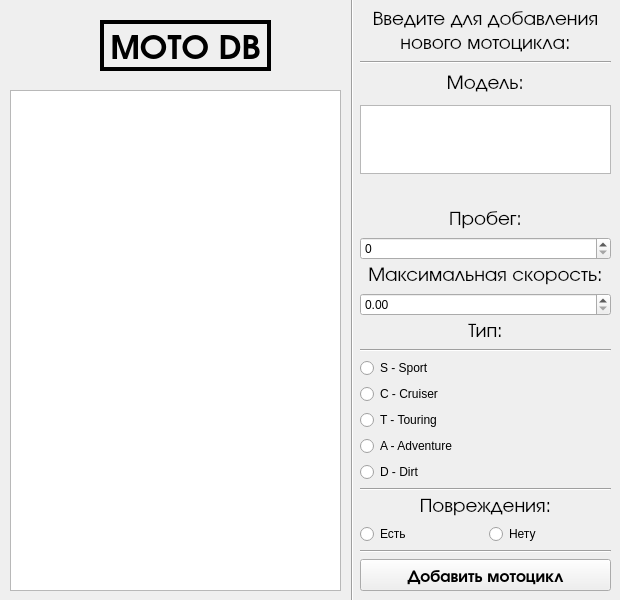
<?xml version="1.0" encoding="UTF-8"?>
<ui version="4.0">
 <class>MainWindow</class>
 <widget class="QMainWindow" name="MainWindow">
  <property name="geometry">
   <rect>
    <x>0</x>
    <y>0</y>
    <width>620</width>
    <height>600</height>
   </rect>
  </property>
  <property name="minimumSize">
   <size>
    <width>620</width>
    <height>600</height>
   </size>
  </property>
  <property name="maximumSize">
   <size>
    <width>620</width>
    <height>600</height>
   </size>
  </property>
  <property name="windowTitle">
   <string>Motorcycle DB</string>
  </property>
  <property name="windowIcon">
   <iconset theme="dialog-password"/>
  </property>
  <widget class="QWidget" name="centralwidget">
   <widget class="QTableWidget" name="tableWidget">
    <property name="geometry">
     <rect>
      <x>10</x>
      <y>90</y>
      <width>331</width>
      <height>501</height>
     </rect>
    </property>
   </widget>
   <widget class="QLabel" name="labelLogo">
    <property name="geometry">
     <rect>
      <x>100</x>
      <y>20</y>
      <width>171</width>
      <height>51</height>
     </rect>
    </property>
    <property name="font">
     <font>
      <family>URW Gothic</family>
      <pointsize>25</pointsize>
      <bold>true</bold>
     </font>
    </property>
    <property name="frameShape">
     <enum>QFrame::Panel</enum>
    </property>
    <property name="lineWidth">
     <number>4</number>
    </property>
    <property name="text">
     <string>MOTO DB</string>
    </property>
    <property name="alignment">
     <set>Qt::AlignCenter</set>
    </property>
   </widget>
   <widget class="Line" name="line">
    <property name="geometry">
     <rect>
      <x>342</x>
      <y>-60</y>
      <width>20</width>
      <height>691</height>
     </rect>
    </property>
    <property name="orientation">
     <enum>Qt::Vertical</enum>
    </property>
   </widget>
   <widget class="QWidget" name="verticalLayoutWidget">
    <property name="geometry">
     <rect>
      <x>360</x>
      <y>10</y>
      <width>251</width>
      <height>581</height>
     </rect>
    </property>
    <layout class="QVBoxLayout" name="verticalLayout">
     <item>
      <widget class="QLabel" name="labelInfo">
       <property name="font">
        <font>
         <family>URW Gothic</family>
         <pointsize>15</pointsize>
         <bold>false</bold>
        </font>
       </property>
       <property name="frameShape">
        <enum>QFrame::NoFrame</enum>
       </property>
       <property name="lineWidth">
        <number>4</number>
       </property>
       <property name="text">
        <string>Введите для добавления нового мотоцикла:</string>
       </property>
       <property name="alignment">
        <set>Qt::AlignCenter</set>
       </property>
       <property name="wordWrap">
        <bool>true</bool>
       </property>
      </widget>
     </item>
     <item>
      <layout class="QVBoxLayout" name="verticalLayout_10">
       <item>
        <layout class="QVBoxLayout" name="verticalLayout_11">
         <property name="spacing">
          <number>10</number>
         </property>
         <property name="bottomMargin">
          <number>30</number>
         </property>
         <item>
          <widget class="Line" name="line_6">
           <property name="orientation">
            <enum>Qt::Horizontal</enum>
           </property>
          </widget>
         </item>
         <item>
          <widget class="QLabel" name="labelModelInfo">
           <property name="font">
            <font>
             <family>URW Gothic</family>
             <pointsize>15</pointsize>
             <bold>false</bold>
            </font>
           </property>
           <property name="frameShape">
            <enum>QFrame::NoFrame</enum>
           </property>
           <property name="lineWidth">
            <number>4</number>
           </property>
           <property name="text">
            <string>Модель:</string>
           </property>
           <property name="alignment">
            <set>Qt::AlignCenter</set>
           </property>
          </widget>
         </item>
         <item>
          <widget class="QPlainTextEdit" name="plainTextEditModel">
           <property name="sizePolicy">
            <sizepolicy hsizetype="Minimum" vsizetype="Minimum">
             <horstretch>0</horstretch>
             <verstretch>0</verstretch>
            </sizepolicy>
           </property>
           <property name="maximumSize">
            <size>
             <width>16777214</width>
             <height>100</height>
            </size>
           </property>
           <property name="plainText">
            <string>
</string>
           </property>
          </widget>
         </item>
        </layout>
       </item>
       <item>
        <layout class="QVBoxLayout" name="verticalLayout_3">
         <item>
          <widget class="QLabel" name="labelMileage">
           <property name="font">
            <font>
             <family>URW Gothic</family>
             <pointsize>15</pointsize>
             <bold>false</bold>
            </font>
           </property>
           <property name="frameShape">
            <enum>QFrame::NoFrame</enum>
           </property>
           <property name="lineWidth">
            <number>4</number>
           </property>
           <property name="text">
            <string>Пробег:</string>
           </property>
           <property name="alignment">
            <set>Qt::AlignCenter</set>
           </property>
          </widget>
         </item>
         <item>
          <widget class="QSpinBox" name="spinBoxMileageInfo"/>
         </item>
         <item>
          <layout class="QVBoxLayout" name="verticalLayout_4">
           <item>
            <widget class="QLabel" name="labelMaxSpeedInfo">
             <property name="font">
              <font>
               <family>URW Gothic</family>
               <pointsize>15</pointsize>
               <bold>false</bold>
              </font>
             </property>
             <property name="frameShape">
              <enum>QFrame::NoFrame</enum>
             </property>
             <property name="lineWidth">
              <number>4</number>
             </property>
             <property name="text">
              <string>Максимальная скорость:</string>
             </property>
             <property name="alignment">
              <set>Qt::AlignCenter</set>
             </property>
            </widget>
           </item>
           <item>
            <widget class="QDoubleSpinBox" name="doubleSpinBoxMaxSpeed"/>
           </item>
          </layout>
         </item>
        </layout>
       </item>
      </layout>
     </item>
     <item>
      <layout class="QVBoxLayout" name="verticalLayout_5">
       <item>
        <widget class="QLabel" name="labelTypeInfo">
         <property name="font">
          <font>
           <family>URW Gothic</family>
           <pointsize>15</pointsize>
           <bold>false</bold>
          </font>
         </property>
         <property name="frameShape">
          <enum>QFrame::NoFrame</enum>
         </property>
         <property name="lineWidth">
          <number>4</number>
         </property>
         <property name="text">
          <string>Тип:</string>
         </property>
         <property name="alignment">
          <set>Qt::AlignCenter</set>
         </property>
        </widget>
       </item>
       <item>
        <widget class="Line" name="line_4">
         <property name="orientation">
          <enum>Qt::Horizontal</enum>
         </property>
        </widget>
       </item>
       <item>
        <widget class="QRadioButton" name="radioButtonTypeS">
         <property name="text">
          <string>S - Sport</string>
         </property>
         <attribute name="buttonGroup">
          <string notr="true">buttonGroupType</string>
         </attribute>
        </widget>
       </item>
       <item>
        <widget class="QRadioButton" name="radioButtonTypeC">
         <property name="text">
          <string>C - Cruiser</string>
         </property>
         <attribute name="buttonGroup">
          <string notr="true">buttonGroupType</string>
         </attribute>
        </widget>
       </item>
       <item>
        <widget class="QRadioButton" name="radioButtonTypeT">
         <property name="text">
          <string>T - Touring</string>
         </property>
         <attribute name="buttonGroup">
          <string notr="true">buttonGroupType</string>
         </attribute>
        </widget>
       </item>
       <item>
        <widget class="QRadioButton" name="radioButtonTypeA">
         <property name="text">
          <string>A - Adventure</string>
         </property>
         <attribute name="buttonGroup">
          <string notr="true">buttonGroupType</string>
         </attribute>
        </widget>
       </item>
       <item>
        <widget class="QRadioButton" name="radioButtonTypeD">
         <property name="text">
          <string>D - Dirt</string>
         </property>
         <attribute name="buttonGroup">
          <string notr="true">buttonGroupType</string>
         </attribute>
        </widget>
       </item>
       <item>
        <layout class="QVBoxLayout" name="verticalLayout_6">
         <item>
          <widget class="Line" name="line_3">
           <property name="orientation">
            <enum>Qt::Horizontal</enum>
           </property>
          </widget>
         </item>
         <item>
          <widget class="QLabel" name="labelDamageInfo">
           <property name="font">
            <font>
             <family>URW Gothic</family>
             <pointsize>15</pointsize>
             <bold>false</bold>
            </font>
           </property>
           <property name="frameShape">
            <enum>QFrame::NoFrame</enum>
           </property>
           <property name="lineWidth">
            <number>4</number>
           </property>
           <property name="text">
            <string>Повреждения:</string>
           </property>
           <property name="alignment">
            <set>Qt::AlignCenter</set>
           </property>
          </widget>
         </item>
         <item>
          <layout class="QHBoxLayout" name="horizontalLayout_2">
           <item>
            <widget class="QRadioButton" name="radioButtonDamage_Yes">
             <property name="text">
              <string>Есть</string>
             </property>
             <attribute name="buttonGroup">
              <string notr="true">buttonGroupDamage</string>
             </attribute>
            </widget>
           </item>
           <item>
            <widget class="QRadioButton" name="radioButtonDamage_No">
             <property name="text">
              <string>Нету</string>
             </property>
             <attribute name="buttonGroup">
              <string notr="true">buttonGroupDamage</string>
             </attribute>
            </widget>
           </item>
          </layout>
         </item>
        </layout>
       </item>
      </layout>
     </item>
     <item>
      <widget class="Line" name="line_2">
       <property name="orientation">
        <enum>Qt::Horizontal</enum>
       </property>
      </widget>
     </item>
     <item>
      <widget class="QPushButton" name="pushButtonAddElement">
       <property name="font">
        <font>
         <family>URW Gothic</family>
         <pointsize>13</pointsize>
         <bold>true</bold>
        </font>
       </property>
       <property name="text">
        <string>Добавить мотоцикл</string>
       </property>
      </widget>
     </item>
    </layout>
   </widget>
  </widget>
 </widget>
 <resources/>
 <connections/>
 <buttongroups>
  <buttongroup name="buttonGroupDamage"/>
  <buttongroup name="buttonGroupType"/>
 </buttongroups>
</ui>
